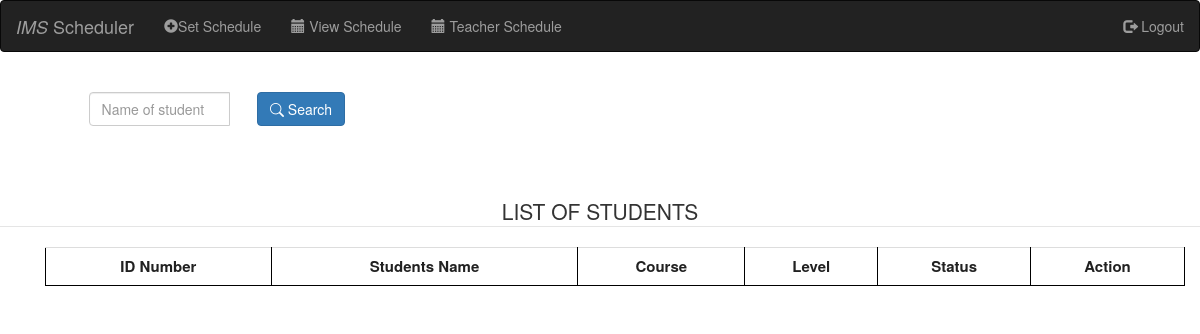
The page /schedulelist.php on the database as committed earlier.
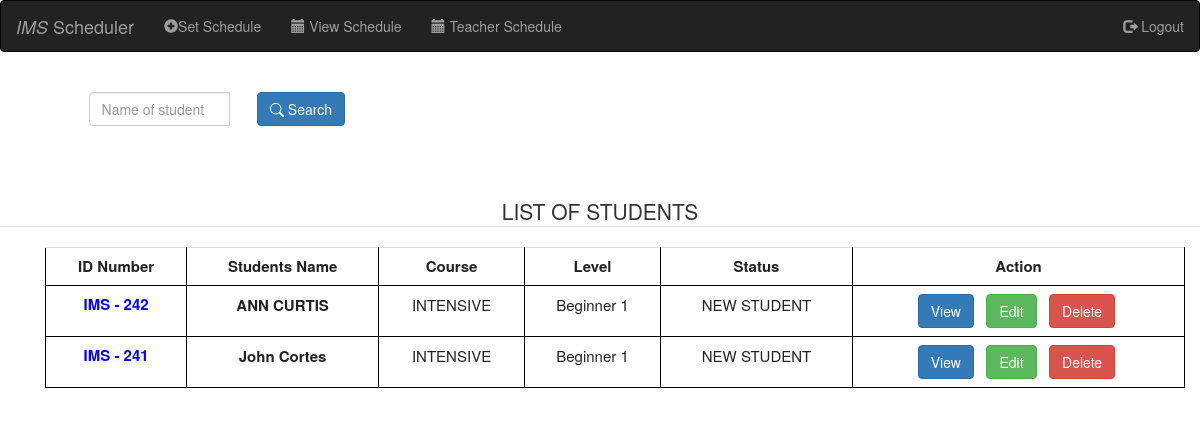
The same page on the database as committed later.
### tables this page shows
CREATE TABLE `student` (
  `student_id` int(11) NOT NULL,
  `student_name` varchar(250) NOT NULL,
  `course_id` int(11) NOT NULL,
  `level_id` int(11) NOT NULL,
  `student_status` enum('NEW STUDENT','OLD STUDENT','NO STATUS') NOT NULL,
  `start_date` date DEFAULT NULL,
  `end_date` date DEFAULT NULL
);

CREATE TABLE `course` (
  `course_id` int(11) NOT NULL,
  `course_code` varchar(259) NOT NULL,
  `course_name` varchar(250) NOT NULL,
  `course` varchar(250) NOT NULL,
  `level_id` int(11) NOT NULL,
  `created_at` timestamp NOT NULL DEFAULT current_timestamp(),
  `updated_at` timestamp NULL DEFAULT NULL
);

CREATE TABLE `level` (
  `level_id` int(11) NOT NULL,
  `level_name` varchar(500) NOT NULL,
  `created_at` timestamp NOT NULL DEFAULT current_timestamp(),
  `created_by` varchar(100) NOT NULL
);

### corlist.php (the view, shortened to what this page needs)
<?php
include_once("header.php");
include_once("navbar.php");
require 'databaasee.php';
?>
<html>
<head>
</head>
<body>
    <div class="container">
            <?php
            $query = "SELECT * FROM student AS s
                                INNER JOIN level AS l ON s.level_id = l.level_id
                                INNER JOIN course AS c ON s.course_id = c.course_id
                            ORDER BY student_id DESC
                      ";
            $result = mysqli_query($connect, $query) or die(mysqli_error($connect));
            echo "<div class='container'>
                    <table class='table table-primary' style='width:100%;table-layout:auto;'>
                            <tr>
                                <th>ID Number </th>
                                <th>Students Name </th>
                                <th>Course</th>
                                <th>Level</th>
                                <th>Status</th>
                                <th>Action</th>
                            </tr>";
            while ($row = mysqli_fetch_assoc($result)) {
                $student_name = $row['student_name'];
                echo "<tr>";
                echo "<td style= 'color:blue'> <B><center> IMS - " . htmlspecialchars($row['student_id']) . "</td>";
                echo "<td style='text-align: center'><B>" . htmlspecialchars($student_name) . " </B></td>";
                echo "<td style='text-align: center'>" . htmlspecialchars($row['course_name']) . "</td>";
                echo "<td style='text-align: center'>" . htmlspecialchars($row['level_name']) . "</td>";
                echo "<td style='text-align: center'>" . htmlspecialchars($row['student_status']) . "</td>";
                echo "<td style='text-align: center'>
                        <form class='form-horizontal' method='post' action='corlist.php'>
                        <input name='student_id' type='hidden' value='" . $row['student_id'] . "';>
                        <a href='view.php?id=" . $row['student_id'] . "' class='btn btn-primary'> View </a> &nbsp;
                        <a href='edit.php?id=" . $row['student_id'] . "' class='btn btn-success'>Edit</a> &nbsp;
                        <input type='submit' class='btn btn-danger' name='delete' value='Delete'>&nbsp;
                        </form></td>";
                echo "</tr>";
            }
            echo "</table>";
            ?>
    </div>
    </div>
    </div>
</body>
</html>
<?php
include_once("footer.php");
?>

Rows that differ between the two databases and show on the page:
added student: student_id "242", student_name "ANN CURTIS", course.course_name "INTENSIVE", level.level_name "Beginner 1", student_status "NEW STUDENT"
added student: student_id "241", student_name "John Cortes", course.course_name "INTENSIVE", level.level_name "Beginner 1", student_status "NEW STUDENT"
